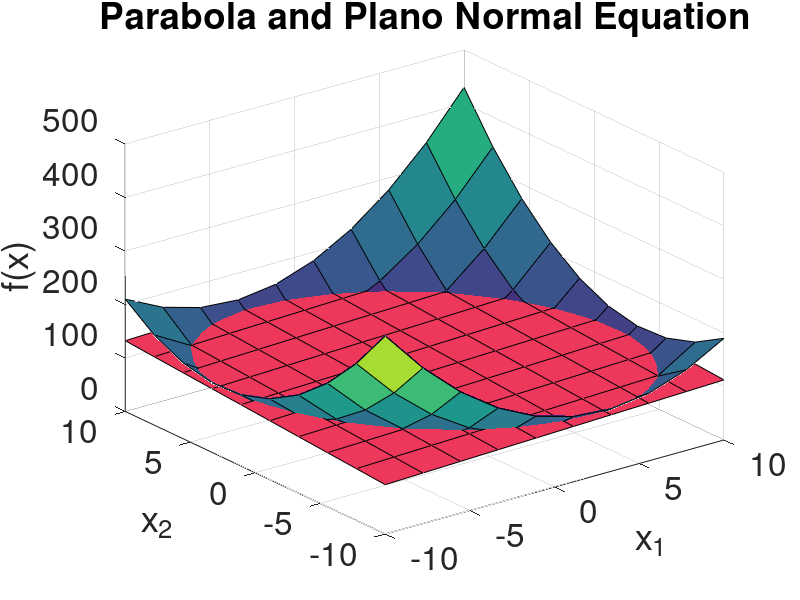

This figure's MATLAB source:
function normal_equation_part
  display("\n\n-- Normal Equation Part --\n\n");

  % Punto 1: Encontrar los parametros de la ecuación normal, de la
  % matrix A = [3 1; 1 3] y el vector b = [1; 2]
  display(["Punto 1: Encontrar los parametros de la ecuación normal",
          " de la matrix A = [3 1; 1 3] y el vector b = [1; 2]"]);

  A = [3 1; 1 3];
  b = [1; 2];
  range_x1 = range_x2 = linspace(-10, 10, 10)';

  [a, x1, x2, z] = generated_normal_equation_part(A, b, range_x1, range_x2);
  display(a);


endfunction

function [a, x1, x2, z] = generated_normal_equation_part(A, b, range_x1, range_x2)
  [x1, x2] = meshgrid(range_x1, range_x2);
  x = [x1(:) x2(:)];
  f = 0.5*sum((x*A).*x,2) + x*b;
  z = reshape(f, size(x1));

  % Matrix de diseno
  X = [ones(size(x1(:))) x1(:) x2(:)];

  % Calcula los valores de la ecuacion normal
  a = pinv(X) * f;

  stitle = "Parabola and Plano Normal Equation";
  font_size_letters = 32;
  font_size_numbers = 24;
  figure;
  surf(x1, x2, z);
  hold on;
  xlabel('x_1', 'FontSize', font_size_letters);
  ylabel('x_2', 'FontSize', font_size_letters);
  zlabel('f(x)', 'FontSize', font_size_letters);
  title(stitle, 'FontSize', font_size_letters, 'FontWeight', 'bold');
  set(gca, 'FontSize', font_size_numbers); 
  

  % Grafica la ecuacion normal
  az = a(1) + a(2)*x1 + a(3)*x2;
  z_p = reshape(az, size(x1));
  surf(x1,x2,z_p, 'FaceColor', 1/255*[237, 55, 91]);
  hold off;

endfunction

